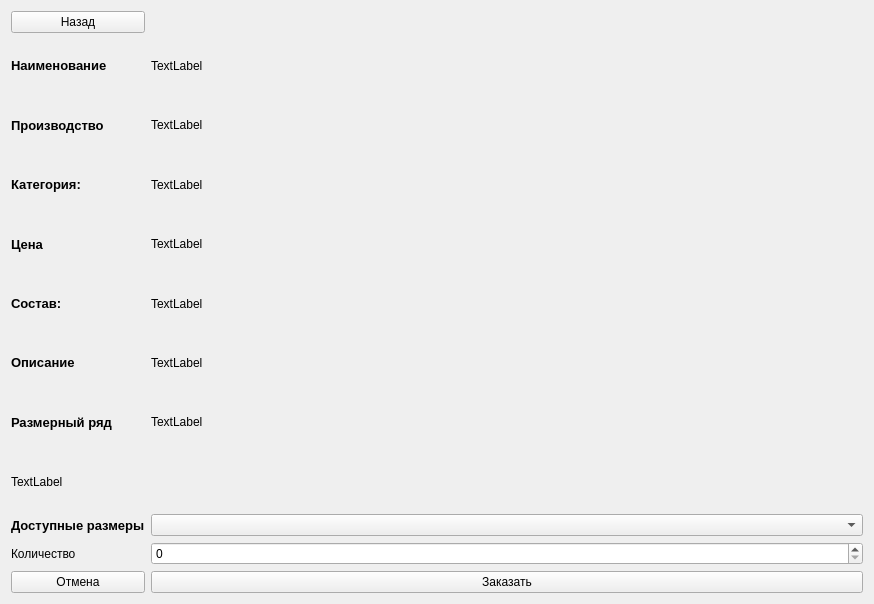
<?xml version="1.0" encoding="UTF-8"?>
<ui version="4.0">
 <class>Form</class>
 <widget class="QWidget" name="Form">
  <property name="geometry">
   <rect>
    <x>0</x>
    <y>0</y>
    <width>874</width>
    <height>604</height>
   </rect>
  </property>
  <property name="windowTitle">
   <string>Form</string>
  </property>
  <layout class="QGridLayout" name="gridLayout" columnstretch="1,0,0,0,0,0">
   <item row="3" column="0">
    <widget class="QLabel" name="label_2">
     <property name="font">
      <font>
       <pointsize>10</pointsize>
       <bold>true</bold>
      </font>
     </property>
     <property name="text">
      <string>Категория:</string>
     </property>
    </widget>
   </item>
   <item row="6" column="0">
    <widget class="QLabel" name="label_9">
     <property name="font">
      <font>
       <pointsize>10</pointsize>
       <bold>true</bold>
      </font>
     </property>
     <property name="text">
      <string>Описание</string>
     </property>
    </widget>
   </item>
   <item row="5" column="2">
    <widget class="QLabel" name="lbl_sostav">
     <property name="text">
      <string>TextLabel</string>
     </property>
     <property name="wordWrap">
      <bool>true</bool>
     </property>
    </widget>
   </item>
   <item row="1" column="0">
    <widget class="QLabel" name="label_4">
     <property name="font">
      <font>
       <pointsize>10</pointsize>
       <bold>true</bold>
      </font>
     </property>
     <property name="text">
      <string>Наименование</string>
     </property>
    </widget>
   </item>
   <item row="6" column="2">
    <widget class="QLabel" name="lbl_desc">
     <property name="text">
      <string>TextLabel</string>
     </property>
     <property name="wordWrap">
      <bool>true</bool>
     </property>
    </widget>
   </item>
   <item row="5" column="0">
    <widget class="QLabel" name="label_5">
     <property name="font">
      <font>
       <pointsize>10</pointsize>
       <bold>true</bold>
      </font>
     </property>
     <property name="text">
      <string>Состав:</string>
     </property>
    </widget>
   </item>
   <item row="1" column="2">
    <widget class="QLabel" name="lbl_name">
     <property name="text">
      <string>TextLabel</string>
     </property>
    </widget>
   </item>
   <item row="4" column="0">
    <widget class="QLabel" name="label">
     <property name="font">
      <font>
       <pointsize>10</pointsize>
       <bold>true</bold>
      </font>
     </property>
     <property name="text">
      <string>Цена</string>
     </property>
    </widget>
   </item>
   <item row="3" column="2">
    <widget class="QLabel" name="lbl_category">
     <property name="text">
      <string>TextLabel</string>
     </property>
    </widget>
   </item>
   <item row="14" column="0">
    <widget class="QPushButton" name="pushButton_2">
     <property name="text">
      <string>Отмена</string>
     </property>
    </widget>
   </item>
   <item row="9" column="0">
    <widget class="QLabel" name="lbl_image">
     <property name="maximumSize">
      <size>
       <width>120</width>
       <height>120</height>
      </size>
     </property>
     <property name="text">
      <string>TextLabel</string>
     </property>
     <property name="scaledContents">
      <bool>true</bool>
     </property>
    </widget>
   </item>
   <item row="7" column="2">
    <widget class="QLabel" name="lbl_size">
     <property name="text">
      <string>TextLabel</string>
     </property>
     <property name="wordWrap">
      <bool>true</bool>
     </property>
    </widget>
   </item>
   <item row="0" column="0">
    <widget class="QPushButton" name="pushButton">
     <property name="text">
      <string>Назад</string>
     </property>
    </widget>
   </item>
   <item row="7" column="0">
    <widget class="QLabel" name="label_8">
     <property name="font">
      <font>
       <pointsize>10</pointsize>
       <bold>true</bold>
      </font>
     </property>
     <property name="text">
      <string>Размерный ряд</string>
     </property>
    </widget>
   </item>
   <item row="2" column="0">
    <widget class="QLabel" name="label_7">
     <property name="font">
      <font>
       <pointsize>10</pointsize>
       <bold>true</bold>
      </font>
     </property>
     <property name="text">
      <string>Производство</string>
     </property>
    </widget>
   </item>
   <item row="2" column="2">
    <widget class="QLabel" name="lbl_man">
     <property name="text">
      <string>TextLabel</string>
     </property>
    </widget>
   </item>
   <item row="4" column="2">
    <widget class="QLabel" name="lbl_price">
     <property name="minimumSize">
      <size>
       <width>0</width>
       <height>0</height>
      </size>
     </property>
     <property name="font">
      <font>
       <pointsize>9</pointsize>
       <bold>false</bold>
      </font>
     </property>
     <property name="text">
      <string>TextLabel</string>
     </property>
    </widget>
   </item>
   <item row="12" column="0">
    <widget class="QLabel" name="label_6">
     <property name="font">
      <font>
       <pointsize>10</pointsize>
       <bold>true</bold>
      </font>
     </property>
     <property name="text">
      <string>Доступные размеры</string>
     </property>
    </widget>
   </item>
   <item row="13" column="0">
    <widget class="QLabel" name="label_3">
     <property name="text">
      <string>Количество</string>
     </property>
    </widget>
   </item>
   <item row="12" column="2">
    <widget class="QComboBox" name="comboBox"/>
   </item>
   <item row="13" column="2">
    <widget class="QSpinBox" name="spinBox"/>
   </item>
   <item row="14" column="2">
    <widget class="QPushButton" name="pushButton_3">
     <property name="text">
      <string>Заказать</string>
     </property>
    </widget>
   </item>
  </layout>
 </widget>
 <resources/>
 <connections/>
</ui>
